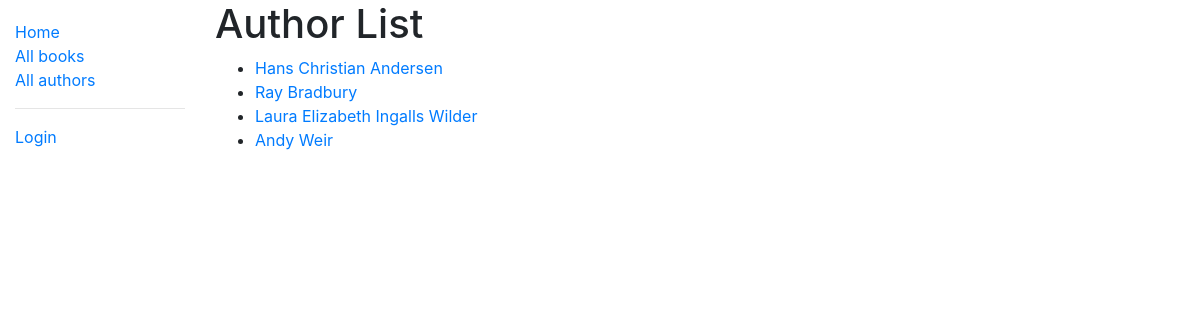
Page /catalog/authors/ on the earlier database version.
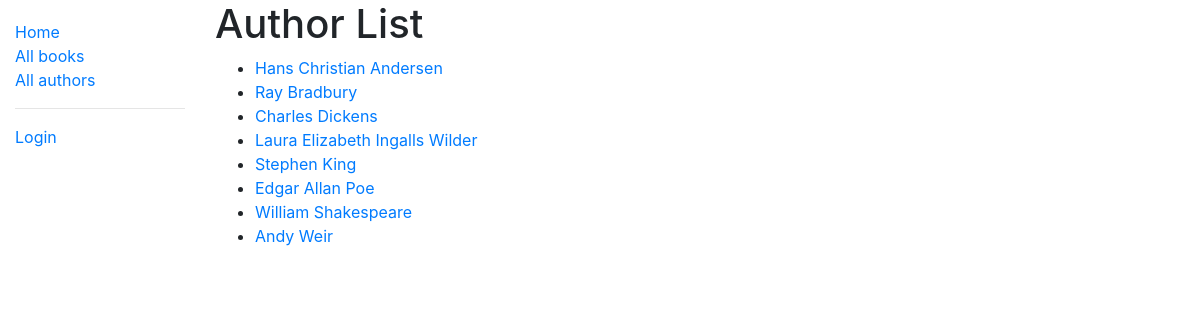
Same page on the later database version.
### catalog/models.py (models this page shows, shortened)
class Author(models.Model):
    first_name = models.CharField(max_length=100)
    last_name = models.CharField(max_length=100)
    date_of_birth = models.DateField(null=True, blank=True)
    date_of_death = models.DateField('died', null=True, blank=True)
    class Meta:
        ordering = ['last_name', 'first_name']
    def get_absolute_url(self):
        return reverse('author-detail', args=[str(self.id)])

### catalog/views.py (the view)
class AuthorListView(generic.ListView):
    model = Author
    paginate_by = 10

### catalog/templates/catalog/author_list.html
{% extends "base_generic.html" %}
{% block content %}
  <h1>Author List</h1>
  {% if author_list %}
  <ul>
    {% for author in author_list %}
      <li>
        <a href="{{ author.get_absolute_url }}">{{ author.first_name }} {{ author.last_name}}</a>
      </li>
    {% endfor %}
  </ul>
  {% else %}
    <p>We have no books by that author in the library.</p>
  {% endif %}
{% endblock %}

### catalog/templates/base_generic.html (shortened to what this page needs)
<!DOCTYPE html>
<html lang="en">
<head>
  <link rel="stylesheet" href="https://cdn.jsdelivr.net/npm/bootstrap@4.5.3/dist/css/bootstrap.min.css">
  {% load static %}
  <link rel="stylesheet" href="{% static 'css/styles.css' %}">
</head>
<body>
  <div class="container-fluid">
    <div class="row">
      <div class="col-sm-2">
      {% block sidebar %}
        <ul class="sidebar-nav">
          <li><a href="{% url 'index' %}">Home</a></li>
          <li><a href="{% url 'books' %}">All books</a></li>
          <li><a href="{% url 'authors' %}">All authors</a></li>
          <hr/>
        {% if user.is_authenticated %}
           <li>User: {{ user.get_username }}</li>
           <li><a href="{% url 'my-borrowed' %}">Borrowed Books</a></li>
            <hr/>
           <li><a href="{% url 'logout'%}?next={{request.path}}">Logout</a></li>
            {% if perms.catalog.can_mark_returned %}
                <hr/>
                <p>Staff</p>
                <li><a href="{% url 'all-borrowed' %}">All Books</a></li>
                <li><a href="{% url 'author-create' %}">Add New Author</a></li>
                <li><a href="{% url 'book-create' %}">Add New Book</a></li>
            {% endif %}
        {% else %}
           <li><a href="{% url 'login'%}?next={{request.path}}">Login</a></li>
        {% endif %}
        </ul>
      {% endblock %}
      </div>
      <div class="col-sm-10 ">
        {% block content %}
        {% endblock %}
      </div>
    </div>
  </div>
</body>
</html>

### catalog/static/css/styles.css (style rules this page uses)
.sidebar-nav { margin-top: 20px; padding: 0; list-style: none; }

Differences in the rows shown:
added Author: first_name "Charles", last_name "Dickens"
added Author: first_name "Stephen", last_name "King"
added Author: first_name "Edgar Allan", last_name "Poe"
added Author: first_name "William", last_name "Shakespeare"
